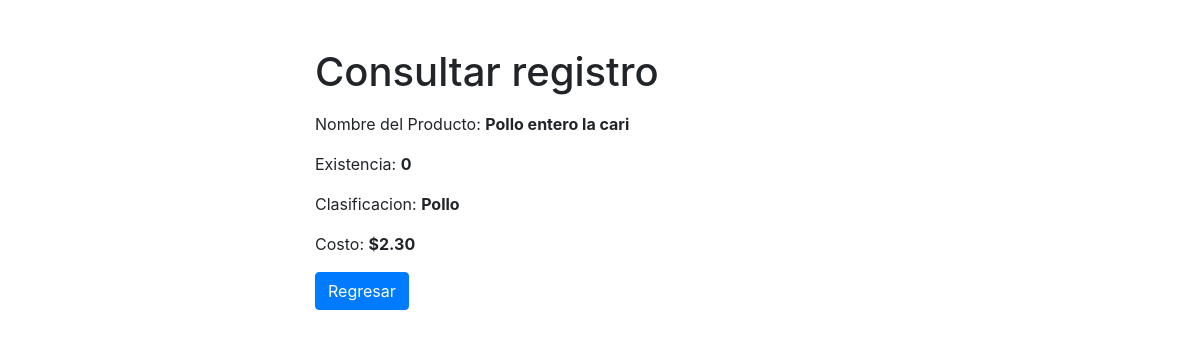
Page /read_producto.php?id=1 on the committed database.
### tables this page shows
CREATE TABLE `producto` (
  `id` int(11) NOT NULL,
  `nombre` varchar(20) NOT NULL,
  `existencia` varchar(20) NOT NULL,
  `clasificacion` varchar(20) NOT NULL,
  `costo` varchar(20) NOT NULL
);

### read_producto.php (the view, shortened to what this page needs)
<?php
if(isset($_GET["id"]) && !empty(trim($_GET["id"]))){
    require_once "conexion_bd.php";
    $sql = "SELECT * FROM producto WHERE id = ?";
    if($stmt = mysqli_prepare($conexion, $sql)){
        mysqli_stmt_bind_param($stmt, "i", $param_id);
        if(mysqli_stmt_execute($stmt)){
            $result = mysqli_stmt_get_result($stmt);
            if(mysqli_num_rows($result) == 1){
                $row = mysqli_fetch_array($result, MYSQLI_ASSOC);
                $nombre = $row["nombre"];
                $existencia = $row["existencia"];
                $clasificacion = $row["clasificacion"];
                $costo = $row["costo"];
            } else{
                echo "ERROR..";
            }
        } else{
            echo "ERROR..";
        }
    }
} else{
    echo "ERROR..";
}
?>
<!DOCTYPE html>
<html lang="en">
<head>
    <link rel="stylesheet" href="https://stackpath.bootstrapcdn.com/bootstrap/4.5.2/css/bootstrap.min.css">
</head>
<body>
    <div class="wrapper">
        <div class="container-fluid">
            <div class="row">
                <div class="col-md-12">
                    <h1 class="mt-5 mb-3">Consultar registro</h1>
                    <p>Nombre del Producto: <b><?php echo $nombre; ?></b></p>
                    <p>Existencia: <b><?php echo $existencia; ?></b></p>
                    <p>Clasificacion: <b><?php echo $clasificacion; ?></b></p>
                    <p>Costo: <b><?php echo $costo; ?></b></p>
                    <p><a href="home.php" class="btn btn-primary">Regresar</a></p>
                </div>
            </div>
        </div>
    </div>
</body>
</html>

### read_producto.php (style rules this page uses)
.wrapper { width: 600px; margin: 0 auto; }

### rows in the picture
producto: nombre "Pollo entero la cari", existencia "0", clasificacion "Pollo", costo "$2.30"
